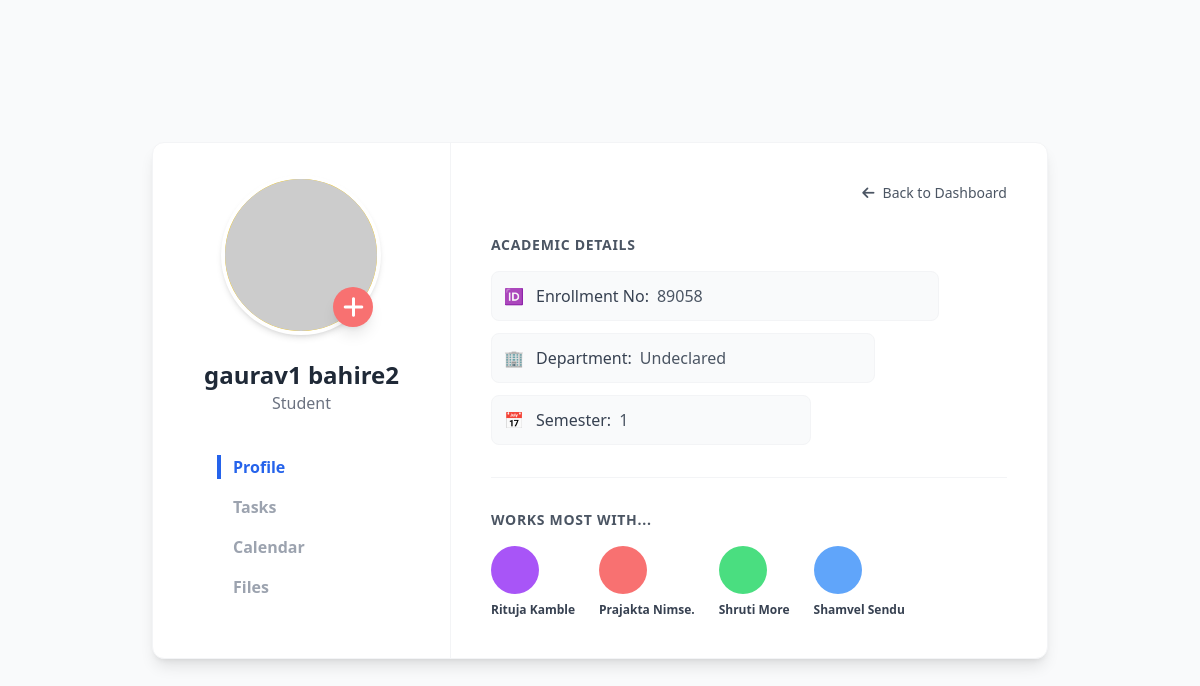
Page /accounts/profile/ (signed in) on the committed database.
### apps/accounts/models.py (models this page shows, shortened)
class User(AbstractUser):
    ROLE_CHOICES = (
        ('admin', 'Admin'),
        ('student', 'Student'),
    )
    role = models.CharField(
        max_length=10,
        choices=ROLE_CHOICES,
        default='student'
    )
    phone_number = models.CharField(max_length=15, blank=True, null=True)
    created_at = models.DateTimeField(auto_now_add=True)
    updated_at = models.DateTimeField(auto_now=True)
    class Meta:
        ordering = ['-created_at']
        indexes = [
            models.Index(fields=['email']),
            models.Index(fields=['role']),
        ]
    @property
    def is_student_user(self):
        return self.role == 'student'

class StudentProfile(models.Model):
    user = models.OneToOneField(
        User,
        on_delete=models.CASCADE,
        related_name='student_profile'
    )
    enrollment_number = models.CharField(
        max_length=50,
        unique=True,
        db_index=True
    )
    department = models.CharField(max_length=100)
    semester = models.IntegerField(choices=[(i, str(i)) for i in range(1, 9)])
    profile_picture = models.ImageField(
        upload_to='student_profiles/',
        blank=True,
        null=True
    )
    date_of_birth = models.DateField(blank=True, null=True)
    address = models.TextField(blank=True)
    is_active = models.BooleanField(default=True)
    created_at = models.DateTimeField(auto_now_add=True)
    updated_at = models.DateTimeField(auto_now=True)
    class Meta:
        ordering = ['enrollment_number']
        indexes = [
            models.Index(fields=['enrollment_number']),
            models.Index(fields=['department']),
        ]

### apps/accounts/views.py (the view, shortened to what this page needs)
# urls.py: path('profile/', views.profile_view, name='profile'),
@login_required
def profile_view(request):
    if request.user.is_student_user:
        try:
            student_profile = StudentProfile.objects.get(user=request.user)
        except StudentProfile.DoesNotExist:
            base = str(request.user.pk)
            candidate = base + str(random.randint(1000, 9999))
            while StudentProfile.objects.filter(enrollment_number=candidate).exists():
                candidate = base + str(random.randint(1000, 9999))
            student_profile = StudentProfile.objects.create(
                user=request.user,
                enrollment_number=candidate,
                department='Undeclared',
                semester=1
            )
        student = {
            'name': request.user.get_full_name() or request.user.username,
            'enrollment_number': student_profile.enrollment_number or '-',
            'department': student_profile.department or 'Not Yet Declared',
            'semester': student_profile.semester if student_profile.semester is not None else 'N/A',
            'email': request.user.email,
            'profile_picture': getattr(student_profile, 'profile_picture', None)
        }
        logger.debug('Profile view for user %s: enrollment=%s, department=%s, semester=%s',
                     request.user.pk, student['enrollment_number'], student['department'], student['semester'])
        schedules = student_profile.exam_schedules.select_related('question_paper__subject').all()
        now = timezone.now()
        upcoming_qs = schedules.filter(scheduled_date__gte=now.date()).order_by('scheduled_date', 'start_time')[:6]
        past_qs = schedules.filter(scheduled_date__lt=now.date()).order_by('-scheduled_date', '-start_time')[:6]
        def _serialize_schedule(s):
            paper = s.question_paper
            return {
                'id': s.id,
                'is_live': s.is_exam_time(),
                'date': s.scheduled_date.strftime('%b %d, %Y'),
                'time_range': f"{s.start_time.strftime('%H:%M')} - {s.end_time.strftime('%H:%M')}",
                'duration': f"{paper.duration_minutes} min",
                'marks': paper.get_total_marks() or paper.total_marks,
                'subject': paper.subject.name,
            }
        upcoming_exams = [_serialize_schedule(s) for s in upcoming_qs]
        past_exams = [_serialize_schedule(s) for s in past_qs]
        context = {
            'student': student,
            'student_profile': student_profile,
            'profile': student_profile,
            'total_exams': schedules.count(),
            'upcoming_count': len(upcoming_exams),
            'past_count': len(past_exams),
            'upcoming_exams': upcoming_exams,
            'past_exams': past_exams,
        }
        return render(request, 'accounts/student_profile.html', context)

### apps/exams/models.py (called while the page is built)
    def get_total_marks(self):
        return self.questions.aggregate(models.Sum('marks'))['marks__sum'] or 0

    def is_exam_time(self):
        now = timezone.now()
        exam_datetime_start = timezone.make_aware(
            timezone.datetime.combine(self.scheduled_date, self.start_time)
        )
        exam_datetime_end = timezone.make_aware(
            timezone.datetime.combine(self.scheduled_date, self.end_time)
        )
        return exam_datetime_start <= now <= exam_datetime_end

### templates/accounts/student_profile.html (shortened to what this page needs)
<!DOCTYPE html>
<html lang="en">
<head>
    <script src="https://cdn.tailwindcss.com"></script>
    <link href="https://cdnjs.cloudflare.com/ajax/libs/font-awesome/6.0.0/css/all.min.css" rel="stylesheet">
</head>
<body class="bg-gray-50 flex justify-center items-center min-h-screen p-4">
    <div class="bg-white rounded-xl shadow-lg w-full max-w-4xl flex flex-col md:flex-row overflow-hidden border border-gray-100">
        <div class="w-full md:w-1/3 p-8 flex flex-col items-center border-r border-gray-100">
            <div class="relative mb-6">
                <div class="w-40 h-40 rounded-full bg-yellow-400 border-4 border-white shadow-md overflow-hidden flex items-center justify-center">
                    {% if profile.profile_picture %}
                        <img src="{{ profile.profile_picture.url }}" alt="Profile Picture" class="w-full h-full object-cover">
                    {% else %}
                        <img src="https://via.placeholder.com/160" alt="Profile Picture" class="w-full h-full object-cover">
                    {% endif %}
                </div>
                <a href="{% url 'profile_update' %}" class="absolute bottom-2 right-2">
                    <div class="bg-red-400 text-white rounded-full w-10 h-10 flex items-center justify-center text-2xl shadow-lg cursor-pointer hover:bg-red-500 transition">
                        <i class="fas fa-plus"></i>
                    </div>
                </a>
            </div>
            <div class="text-center mb-10">
                <h1 class="text-2xl font-bold text-gray-800">{{ user.get_full_name }}</h1>
                <p class="text-gray-500 font-medium">Student</p>
            </div>
            <nav class="w-full space-y-4 text-gray-400 font-semibold pl-8">
                <div class="text-blue-600 border-l-4 border-blue-600 pl-3">Profile</div>
                <div class="hover:text-gray-600 cursor-pointer pl-4">Tasks</div>
                <div class="hover:text-gray-600 cursor-pointer pl-4">Calendar</div>
                <div class="hover:text-gray-600 cursor-pointer pl-4">Files</div>
            </nav>
        </div>
        <div class="w-full md:w-2/3 p-10 space-y-8">
            <div class="flex justify-end mb-2">
                <a href="{% url 'dashboard' %}" class="inline-flex items-center gap-2 text-sm text-gray-600 hover:text-gray-800">
                    <i class="fa fa-arrow-left"></i> Back to Dashboard
                </a>
            </div>
            <div>
                <h2 class="text-gray-600 font-semibold mb-4 text-sm uppercase tracking-wider">Academic Details</h2>
                <div class="space-y-3">
                    <div class="flex items-center bg-gray-50 p-3 rounded-lg border border-gray-100 w-full max-w-md">
                        <span class="mr-3">🆔</span>
                        <span class="text-gray-700 font-medium">Enrollment No:</span>
                        <span class="ml-2 text-gray-600">{{ profile.enrollment_number|default:"-" }}</span>
                    </div>
                    <div class="flex items-center bg-gray-50 p-3 rounded-lg border border-gray-100 w-full max-w-sm">
                        <span class="mr-3">🏢</span>
                        <span class="text-gray-700 font-medium">Department:</span>
                        <span class="ml-2 text-gray-600">{{ profile.department|default:"Not Yet Declared" }}</span>
                    </div>
                    <div class="flex items-center bg-gray-50 p-3 rounded-lg border border-gray-100 w-full max-w-xs">
                        <span class="mr-3">📅</span>
                        <span class="text-gray-700 font-medium">Semester:</span>
                        <span class="ml-2 text-gray-600">{{ profile.semester|default:"N/A" }}</span>
                    </div>
                </div>
            </div>
            <hr class="border-gray-100">
            <div>
                <h2 class="text-gray-600 font-semibold mb-4 text-sm uppercase tracking-wider">Works most with...</h2>
                <div class="flex flex-wrap gap-6">
                    <div class="text-center">
                        <div class="w-12 h-12 bg-purple-500 rounded-full mb-2"></div>
                        <p class="text-xs font-bold text-gray-700">Rituja Kamble</p>
                    </div>
                    <div class="text-center">
                        <div class="w-12 h-12 bg-red-400 rounded-full mb-2"></div>
                        <p class="text-xs font-bold text-gray-700">Prajakta Nimse.</p>
                    </div>
                    <div class="text-center">
                        <div class="w-12 h-12 bg-green-400 rounded-full mb-2"></div>
                        <p class="text-xs font-bold text-gray-700">Shruti More</p>
                    </div>
                    <div class="text-center">
                        <div class="w-12 h-12 bg-blue-400 rounded-full mb-2"></div>
                        <p class="text-xs font-bold text-gray-700">Shamvel Sendu</p>
                    </div>
                </div>
            </div>
        </div>
    </div>
</body>
</html>

### rows in the picture
User: get_full_name "gaurav1 bahire2"
StudentProfile: enrollment_number "89058", department "Undeclared", semester "1"
